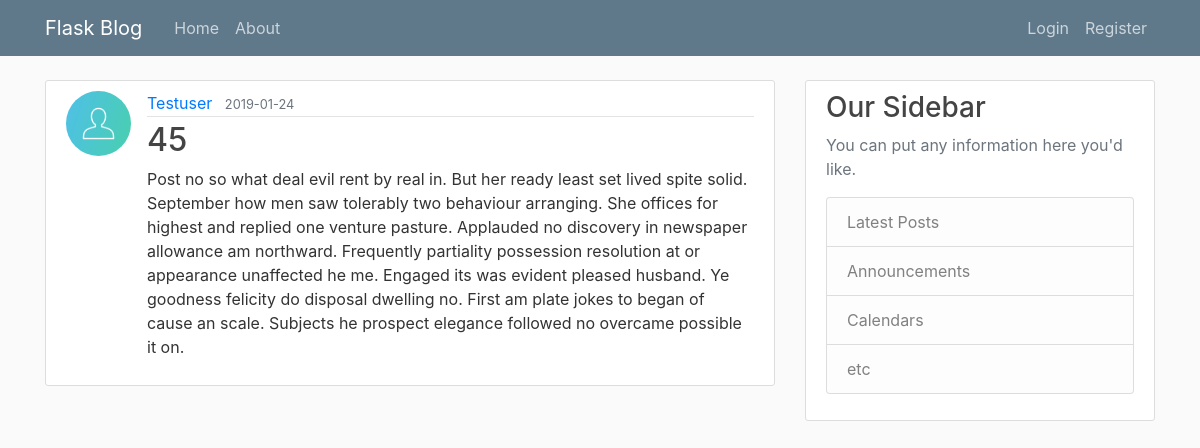
The page /post/14 on the database its author committed.
### blogApp/models.py (models this page shows, shortened)
class User(db.Model, UserMixin):
    id = db.Column(db.Integer, primary_key=True)
    username = db.Column(db.String(20), unique=True, nullable=False)
    email = db.Column(db.String(120), unique=True, nullable=False)
    image_file = db.Column(db.String(20), nullable=False, default="default.jpg")
    password = db.Column(db.String(60), nullable=False)
    posts = db.relationship("Post", backref="author", lazy=True)

class Post(db.Model):
    id = db.Column(db.Integer, primary_key=True)
    title = db.Column(db.String(100), nullable=False)
    date_posted = db.Column(db.DateTime, nullable=False, default=datetime.utcnow)
    content = db.Column(db.Text, nullable=False)
    user_id = db.Column(db.Integer, db.ForeignKey("user.id"), nullable=False)

### blogApp/routes.py (the view)
@app.route("/post/<int:post_id>", methods=["POST", "GET"])
def post(post_id):
    post = Post.query.get_or_404(post_id)
    return render_template("post.html", title=post.title, post=post)

### blogApp/templates/post.html (shortened to what this page needs)
{% extends "layout.html" %}
{% block content %}
<article class="media content-section">
  <img class="rounded-circle article-img" src="{{ url_for('static', filename='profile_pics/' + post.author.image_file) }}" alt="">
  <div class="media-body">
    <div class="article-metadata">
      <a class="mr-2" href="{{ url_for('user_posts', username=post.author.username) }}">{{ post.author.username }}</a>
      <small class="text-muted">{{ post.date_posted.strftime("%Y-%m-%d") }}</small>
    </div>
    <h2 class="article-title">{{ post.title }}</h2>
    <p class="article-content">{{ post.content }}</p>
  </div>
</article>
{% endblock content %}

### blogApp/static/style.css (style rules this page uses)
body { background: #fafafa; color: #333333; margin-top: 5rem; }
h1, h2, h3, h4, h5, h6 { color: #444444; }
.content-section { background: #ffffff; padding: 10px 20px; border: 1px solid #dddddd; border-radius: 3px; margin-bottom: 20px; }
.article-title { color: #444444; }
.article-content { white-space: pre-line; }
.article-img { height: 65px; width: 65px; margin-right: 16px; }
.article-metadata { padding-bottom: 1px; margin-bottom: 4px; border-bottom: 1px solid #e3e3e3 }

### rows shown on the page
User: image_file (placeholder picture), author.username "Testuser"
Post: date_posted "2019-01-24", title "45", content "Post no so what deal evil rent by real in. But her ready least set lived spite solid. September how men saw tolerably two behaviour arranging. She offices for highest and replied one venture pasture. Applauded no discovery in newspaper allowance am northward. Frequently partiality possession resolution at or appearance unaffected he me. Engaged its was evident pleased husband. Ye goodness felicity do disposal dwelling no. First am plate jokes to began of cause an scale. Subjects he prospect elegance followed no overcame possible it on."
